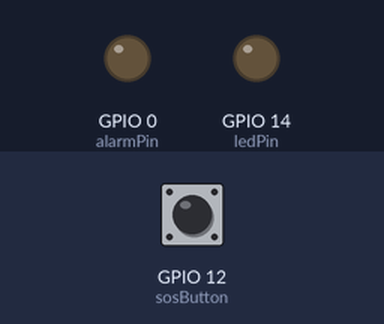
Recording of a sketch running on a simulated ESP8266 (NodeMCU). Shown: output pins drawn as LEDs (lit = HIGH). Inputs (shaded band) come from the test bench; at power-on: GPIO 12 (sosButton) LOW. WiFi joins after 1.5 s; servers stay silent unless stated; random numbers use the default seed unless the sketch sets one; no MQTT or app messages arrive unless stated; what the sketch prints to the serial monitor is not drawn.

Above: at 3.3 s.
3.4 s: GPIO 12 (sosButton) pulled HIGH for 0.15 s
At 4.6 s:
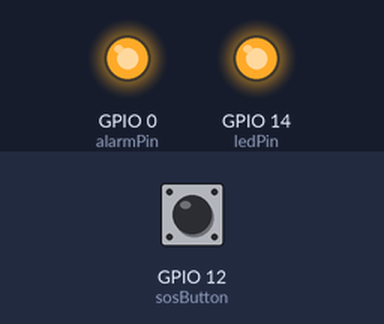
5.0 s: GPIO 12 (sosButton) pulled HIGH for 3.2 s
At 7.7 s:
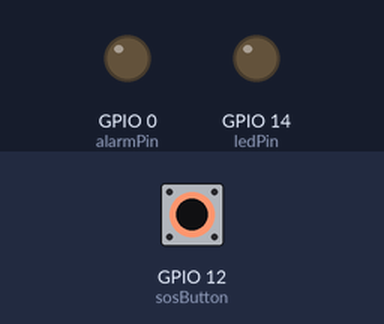
9.7 s: GPIO 12 (sosButton) pulled HIGH for 1 s
At 10.8 s:
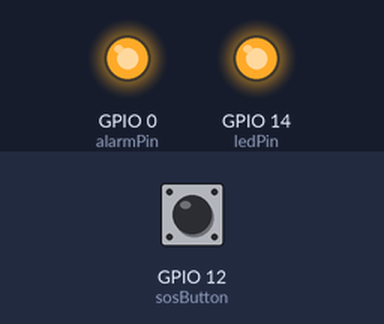
Timing chart, 0 to 12.7 s (numbered marks = the images above; inputs shaded):
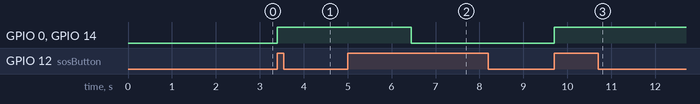

Measured:
- after the input at 3.4 s, GPIO 0 (alarmPin), GPIO 14 (ledPin): LOW → HIGH at once
- after the input at 5.0 s, GPIO 0 (alarmPin), GPIO 14 (ledPin): HIGH → LOW after 1.5 s
- after the input at 9.7 s, GPIO 0 (alarmPin), GPIO 14 (ledPin): LOW → HIGH at once

The sketch:

AlarmUnitV2_mqtt.ino
```cpp
#include <ESP8266WiFi.h>
#include <PubSubClient.h>
#include <ArduinoJson.h>
#include <RCSwitch.h>

RCSwitch mySwitch = RCSwitch();


// Connect to the WiFi
const char* ssid = "DataSoft_WiFi";
const char* password = "support123";
const char* mqtt_server = "broker.datasoft-bd.com";
const int mqttPort = 1883;
String did = "GP101";


//MQTT
unsigned long lastReconnectTime = 0;
WiFiClient espClient;
PubSubClient client(espClient);


#define alarmPin 0 //D3
#define dataIn 2 //D4  ONBOARD LED
#define ledPin 14//D5
#define sosButton 12//D6
//const byte sosButton = 12;//D6
volatile byte interruptCounter = 0;

int msgCounter=0;


// Holds the current button state.
volatile int state;
bool isPRESSED = false;

// Holds the last time debounce was evaluated (in millis).
volatile long lastDebounceTime = 0;

// The delay threshold for debounce checking.
const int debounceDelay = 30;

// pin is 2.
const int   buttonInput = 12;

//for long press detection
unsigned long counter = 0;


// Gets called by the interrupt.
void   ICACHE_RAM_ATTR   ISR() {
  // Get the pin reading.
  int reading = digitalRead(buttonInput);

  // Ignore dupe readings.
  if(reading == state) return;

  boolean debounce = false;

  // Check to see if the change is within a debounce delay threshold.
  if((millis() - lastDebounceTime) <= debounceDelay) {
    debounce = true;
  }

  // This update to the last debounce check is necessary regardless of debounce state.
  lastDebounceTime = millis();

  // Ignore reads within a debounce delay threshold.
  if(debounce) return;

  // All is good, persist the reading as the state.
  state = reading;
  isPRESSED = state;// if TRUE(HIGH),  then start counting after resetting counter
  counter = 0;

  if(state){//if button pin is read high
//    digitalWrite(alarmPin, HIGH);
    setAlarm("SOS", 1);
    Serial.println("Alarming...");
  }

//  else{counter=0;}//reset the counter when the button is released, it is dangerous cause if button press release is missed, it will never reset, overflow happens, wdt reset happens
//so reset the counter somewhere else where it is guaranteed such as in ISR

  // Work with the value now.
  Serial.println("button: " + String(reading));

}//ISR ENDS


void setup() {
    pinMode(alarmPin, OUTPUT);
    pinMode(ledPin, OUTPUT);
    pinMode(sosButton, INPUT);
  //  pinMode(sosButton, INPUT_PULLUP);
  //  attachInterrupt(digitalPinToInterrupt(sosButton), ISR, CHANGE);
    attachInterrupt(buttonInput, ISR,  CHANGE);
    Serial.begin(115200);
    Serial.println("RX READY");
    delay(500);

    mySwitch.enableReceive(dataIn);  // Receiver on interrupt 0 => that is pin #2

    setup_wifi();
    setup_mqtt();
}


void loop() {

    while(isPRESSED){

      counter++;

      Serial.println(counter);
      if(counter > 3000){
        yield();
        setAlarm("SOS",0);
        Serial.println("Alarm OFF");
        counter = 0;
      }
    }

    readRadioData();
    setMqttReconnectInterval();


}//LOOP ENDS


void setAlarm(const char *type, const int state){

  digitalWrite(alarmPin, state);
  digitalWrite(ledPin, state);

  StaticJsonDocument<128> doc;
  char buffer[128];
  doc["did"] = did;
  doc["alarm"] = state;
  doc["type"] = type;
  size_t n = serializeJson(doc, buffer);
//  Serial.println(client.publish("dsiot/gp/gas",buffer, n));
//  delay(1000);


//  if( state == 0){
//    Serial.println("Delay loop");
//    delay(60000);
//  }
}


void setup_wifi() {
    delay(100);
  // We start by connecting to a WiFi network
    Serial.print("Connecting to ");
    Serial.println(ssid);
    WiFi.begin(ssid, password);
    while (WiFi.status() != WL_CONNECTED)
    {
      delay(500);
      Serial.print(".");
    }
  randomSeed(micros());
  Serial.println("");
  Serial.println("WiFi connected");
  Serial.println("IP address: ");
  Serial.println(WiFi.localIP());
}

void setup_mqtt(){
   client.setServer(mqtt_server, mqttPort);
   client.setCallback(callback);
}

void readRadioData(){
    if (mySwitch.available()) {

    Serial.print("Received ");

    unsigned long data = mySwitch.getReceivedValue();

    Serial.print( data );
    Serial.print(" / ");
    Serial.print( mySwitch.getReceivedBitlength() );
    Serial.print("bit ");
    Serial.print("Protocol: ");
    Serial.println( mySwitch.getReceivedProtocol() );


    msgCounter++;
    Serial.println(msgCounter);
    if(msgCounter >= 4){
        if(data == 5555){
          Serial.println("Matched");
          setAlarm("RF",1);
        }
        else{
          Serial.println("Didn't match");
        }

        msgCounter = 0;
    }
    mySwitch.resetAvailable();
  }
}


void setMqttReconnectInterval(){
  if (!client.connected()) {
      unsigned long now = millis();
      if (now - lastReconnectTime > 5000) {
        lastReconnectTime = now;
        Serial.println("Ticking every 5 seconds");
        // Attempt to reconnect
        if (reconnect()) {
          lastReconnectTime = 0;//GOOD
        }
      }
   }else{
      client.loop();
   }
}
```

callback_function.ino
```cpp
//-----------------------Callback function-------------------------------------//

void callback(char* topic, byte* payload, unsigned int length) {

  Serial.print("Message arrived in topic: ");
  Serial.println(topic);

//-------------------------------------Getting config data---------------------//


}//Callback ends
```

reconnect.ino
```cpp
//------------------------------------------------While client not conncected---------------------------------//


boolean reconnect() {

    Serial.print("Attempting MQTT connection...");
    // Create a random client ID
    String clientId = "ESP8266-";
    clientId += String(random(0xffff), HEX);

    if (client.connect(clientId.c_str())) {
      Serial.println("connected");
//      client.subscribe("dsiot/ra/timer");
//      delay(250);
    }else{
      Serial.print("failed, rc=");
      Serial.print(client.state());
      Serial.println(" try again");
//      mqttTryCounter++;
//      Serial.println(mqttTryCounter);
      // Wait 6 seconds before retrying
//      delay(5000); //blocking
    }
  return client.connected();
}// reconnect() ends
```
